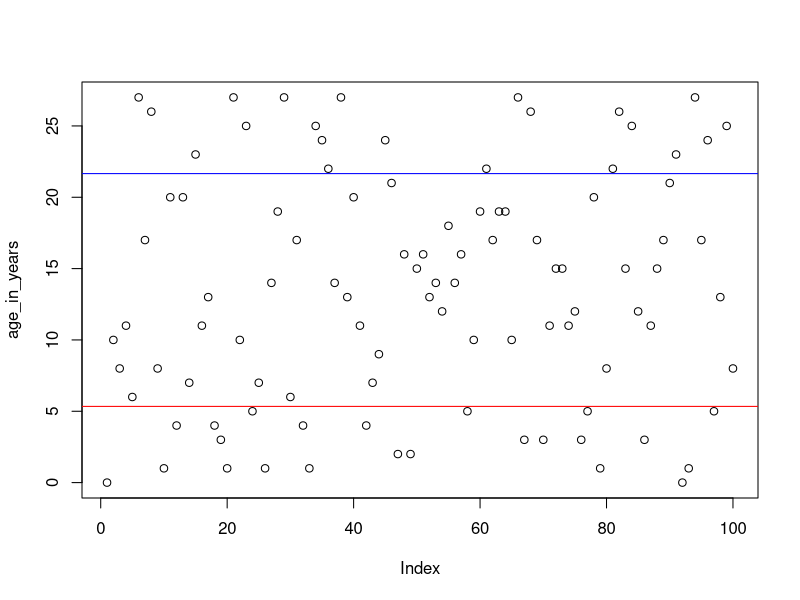
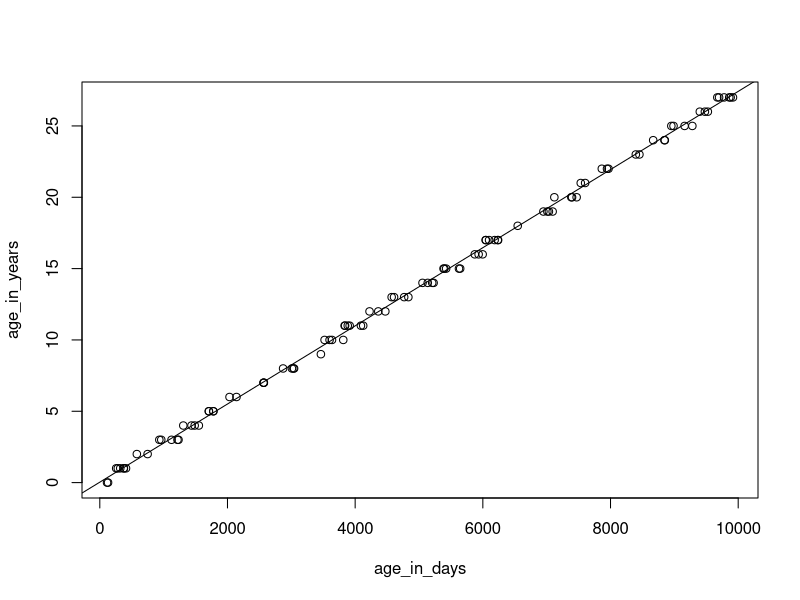
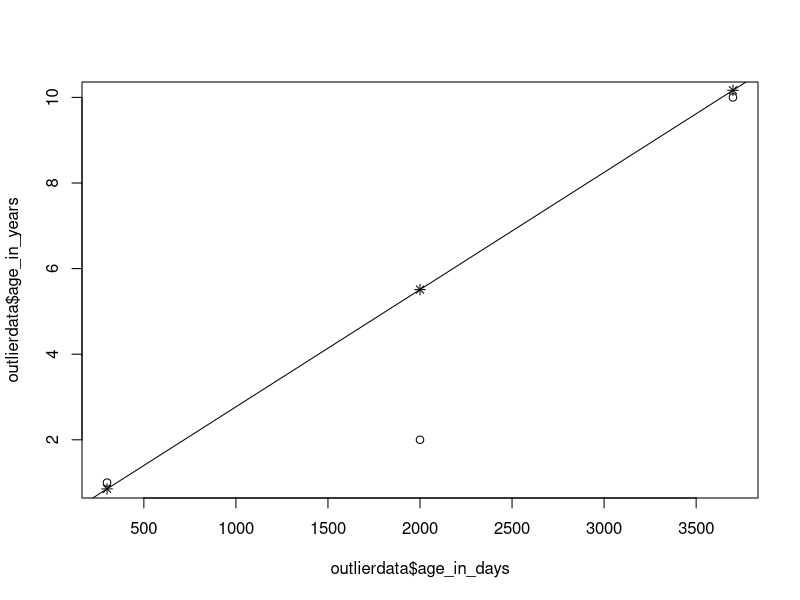
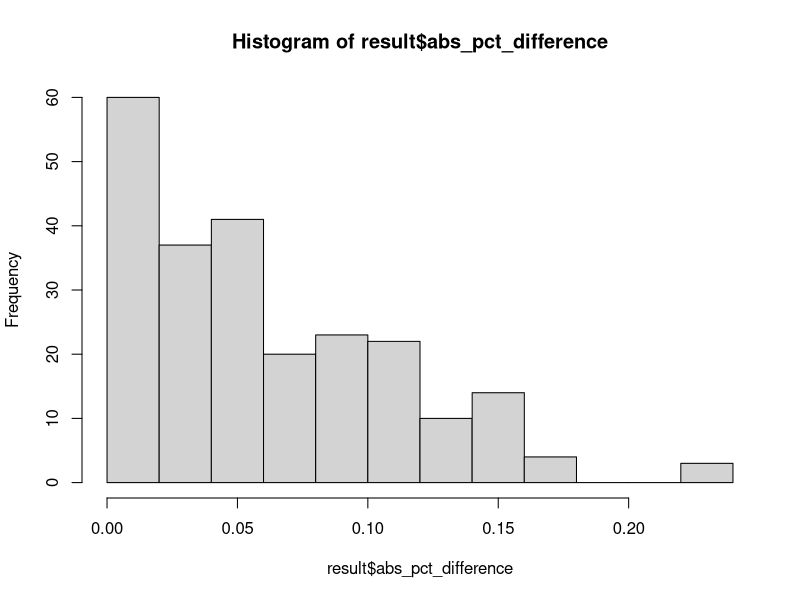

Generate these figures, in order, with R: (Note: this script raises an error after producing the figures.)
age_in_days <- runif(100, 1, 10000)
age_in_years <- round(age_in_days / 365)

plot(age_in_years)

abline(h = (mean(age_in_years) + sd(age_in_years)), col = "blue")
abline(h = (mean(age_in_years) - sd(age_in_years)), col = "red")

plot(age_in_years ~ age_in_days)

model <- lm(age_in_years ~ age_in_days)
abline(model)
model

1/365

newdata <- data.frame(age_in_days = c(365, 2000, 3700))
predict(model, newdata)

outlierdata <- data.frame(age_in_days = c(300, 2000, 3700),
    age_in_years = c(1, 2, 10))

plot(outlierdata$age_in_years ~ outlierdata$age_in_days)
abline(model)

outlierdata$expected_years <- predict(model, outlierdata)

points(outlierdata$expected_years ~ outlierdata$age_in_days, pch = 8)

outlierdata$deviation <- abs(outlierdata$age_in_years - outlierdata$expected_years) / outlierdata$age_in_years
outlierdata[outlierdata$deviation>1,]

outlierdata[order(outlierdata$deviation, decreasing = T),]

library(ggplot2)
names(mpg)
mpgset <- mpg[,c("displ", "year", "cyl", "cty", "hwy")]
View(mpgset)

lm(hwy ~ ., data = mpgset)
mpgset$predictedhwy <- predict(lm(hwy ~ ., data = mpgset), newdata = mpgset)
mpgset$abs_pct_difference <- abs(mpgset$hwy - mpgset$predictedhwy) / mpgset$hwy
result <- mpgset[order(mpgset$abs_pct_difference, decreasing = T),]

View(result)

hist(result$abs_pct_difference)

#solution

result <- dataset
result$predicted_hwy <- predict(lm(hwy ~ ., data = dataset), newdata = dataset)
result$abs_pct_difference <- abs(result$hwy - result$predicted_hwy) / result$hwy

